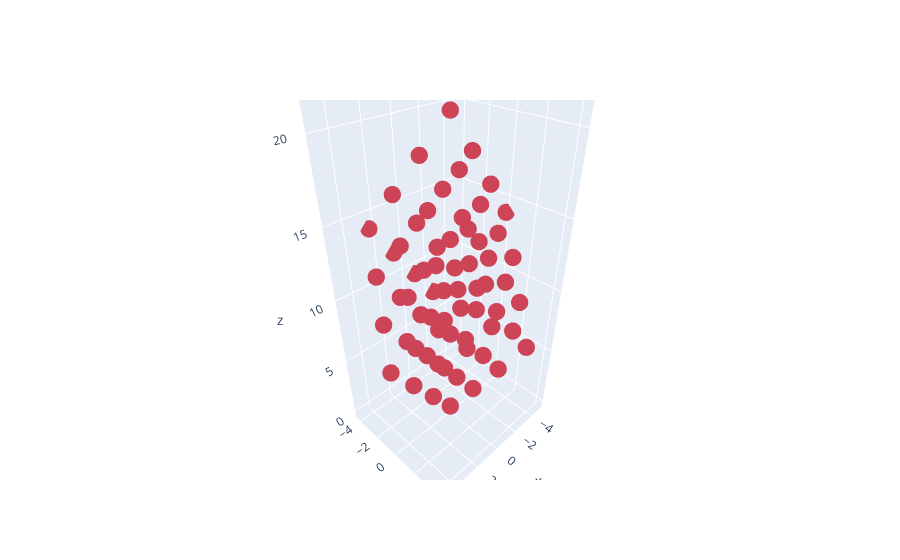

The notebook cell saved with this chart:
### Code cell
XGChi0.Supercell_Vis(A, B, C, ngkpt, natom, xred)
